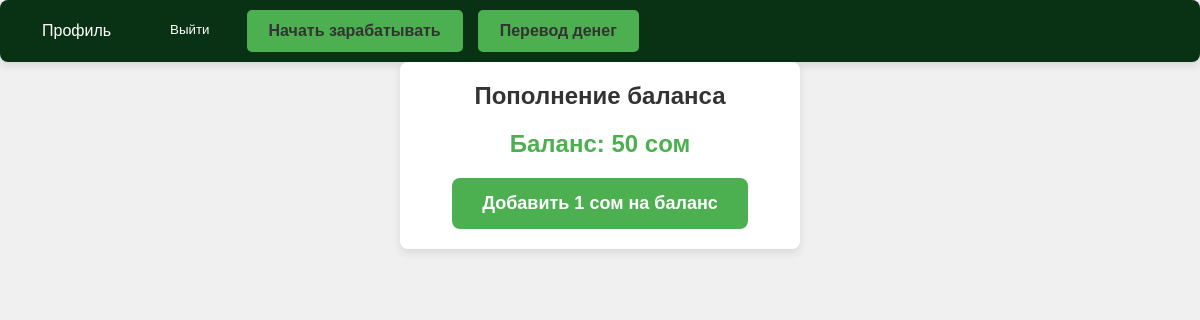
Before: /add-money-page/ (signed in) with the older database file.
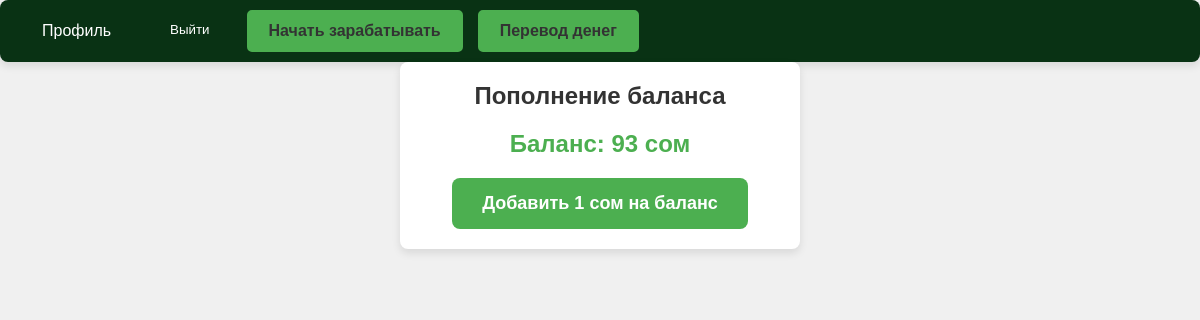
After: the same page with the newer database file.
### users/models.py (models this page shows)
class CustomUser(AbstractUser):
    username = None
    USERNAME_FIELD = 'phone_number'
    REQUIRED_FIELDS = []
    phone_number = models.CharField(
        max_length=25,
        validators=[MinLengthValidator(7)],
        unique=True)
    birth_day = models.DateField(
        null=True,
        blank=True)
    balance = models.PositiveIntegerField(default=0)
    objects = CustomUserManager()
    class Meta:
        verbose_name = "Пользователь"
        verbose_name_plural = "Пользователи"

### users/views.py (the view)
# urls.py: path('add-money-page/', AddMoneyPageView.as_view(), name='add-money-page-url'),
class AddMoneyPageView(TemplateView):
	template_name = 'add-money-page.html'
	def get_context_data(self, **kwargs):
		user = self.request.user
		context = {
			'user': user
		}
		return context

### templates/add-money-page.html (shortened to what this page needs)
<!DOCTYPE html>
<html lang="ru">
<head>
</head>
<body>
    {% include 'header.html' %}
    <div class="container">
        <h2>Пополнение баланса</h2>
        <div class="balance">
            Баланс: <span id="user-balance">{{ user.balance }}</span> сом
        </div>
        <form action="{% url 'add-money-url' %}" method="post">
            <button type="submit" class="button">Добавить 1 cом на баланс</button>
        </form>
    </div>
</body>
</html>

Changed rows visible on the page:
changed CustomUser: balance "50" → "93"
